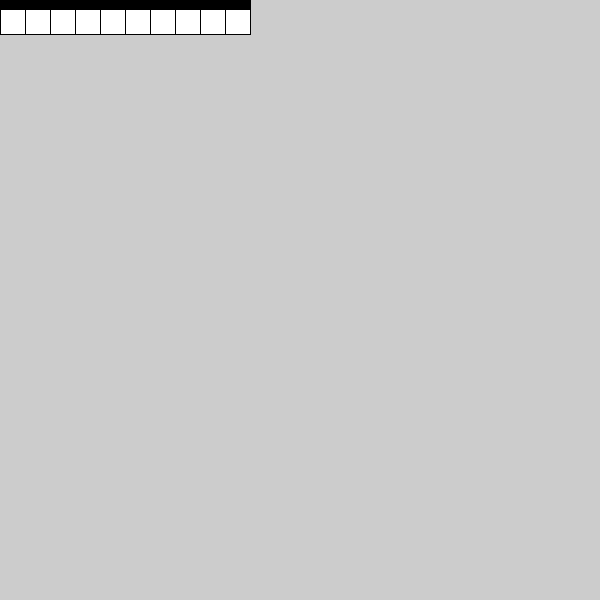
Frame 1 (no input)
Frame 60 (the mouse pressed at the canvas centre just before this capture): identical to frame 1, image omitted
Frame 120 (the mouse held since frame 60 and released just before this capture): identical to frame 1, image omitted

The Processing sketch that drew this single still picture (run headless with seeded random() and noise(); from frame 60 on, the mouse is pressed at the canvas centre):

// Processing sketch: midterm_04
// ── midterm_04.pde


void setup() {
  size(600, 600);
}

void draw() {
  for (int i = 0; i < 10; i++) {
    for (int j = 0; j < 10; j++) {
      rect(i * 25, j, 25, 25);
    }
  }
}
